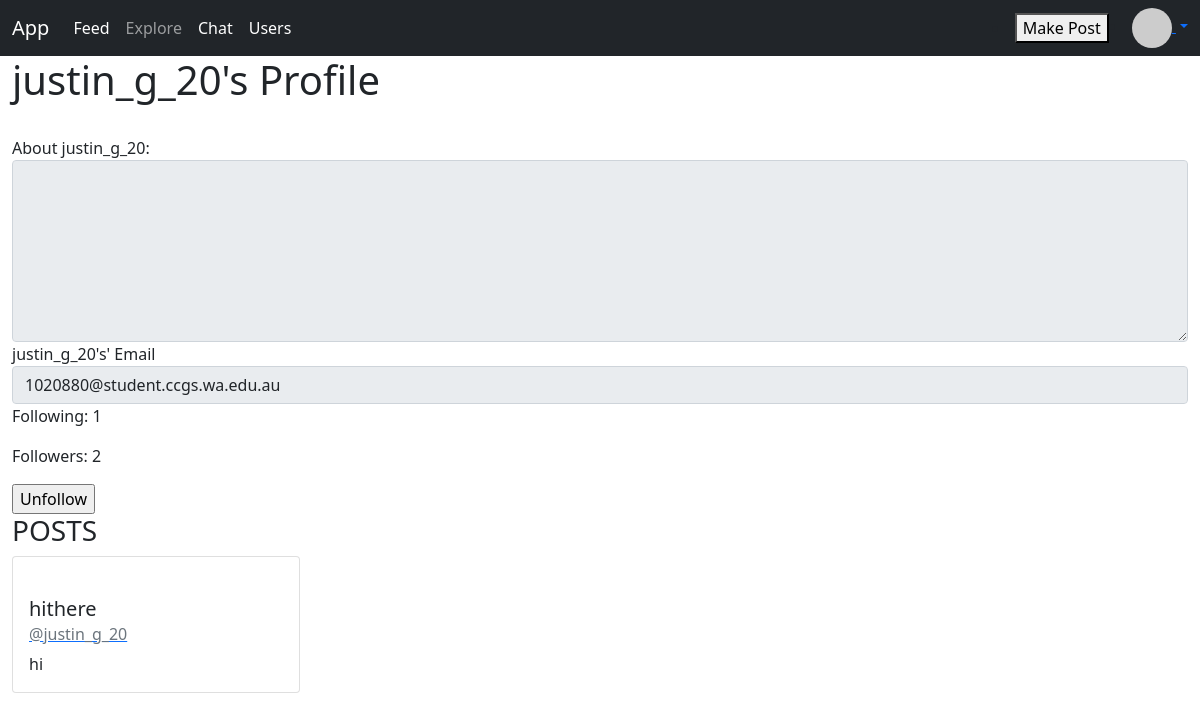
Page /media/profile/justin_g_20 (signed in) on the committed database.
### code.py (models this page shows, shortened)
class users(db.Model):
    id = db.Column("id", db.Integer, primary_key=True)
    name = db.Column(db.String(100))
    email = db.Column(db.String(100))
    about_me = db.Column(db.String(400))
    password = db.Column(db.String(100))
    posts = db.relationship("Post", backref="author", lazy="dynamic")
    followed = db.relationship(
        "users",
        secondary=followers,
        primaryjoin=(followers.c.follower_id == id),
        secondaryjoin=(followers.c.followed_id == id),
        backref=db.backref("followers", lazy="dynamic"),
        lazy="dynamic",
    )
    def avatar(self):
        return (
            "https://www.gravatar.com/avatar/"
            + md5(self.email.encode()).hexdigest()
            + "?d=identicon"
        )
    def is_following(self, user):
        return self.followed.filter(followers.c.followed_id == user.id).count() > 0

class Post(db.Model):
    id = db.Column("id", db.Integer, primary_key=True)
    title = db.Column(db.String(100))
    body = db.Column(db.String(400))
    date = db.Column(db.String(100), index=True, default=datetime.datetime.utcnow)
    user_id = db.Column(db.Integer, db.ForeignKey("users.id"))

### media.py (the view)
@media.route("/profile/<usr>", methods=["GET", "POST"])
def profile(usr):
    if request.method == "POST":
        if request.form["button"] == "Follow":
            usr = users.query.filter_by(name=usr).first()
            us = users.query.filter_by(name=session["user"]).first()
            us.follow(usr)
            flash("Followed " + usr.name)
            db.session.commit()
            return redirect(url_for("media.profile", usr=usr.name))
        else:
            usr = users.query.filter_by(name=usr).first()
            us = users.query.filter_by(name=session["user"]).first()
            us.unfollow(usr)
            flash("Unfollowed " + usr.name)
            db.session.commit()
            return redirect(url_for("media.profile", usr=usr.name))
    else:
        try:
            usr = users.query.filter_by(name=usr).first()
        except:
            flash("No user found")
            return redirect(url_for("media.home"))
        followers = usr.followers.all()
        following = usr.followed.all()
        return render_template(
            "profile.html",
            usr=usr,
            users=users,
            given_posts=Post.query.filter_by(author=usr),
            following=len(following),
            followers=len(followers),
            us=users.query.filter_by(name=session["user"]).first(),
        )

### templates/profile.html (shortened to what this page needs)
{% extends "media.html" %}
{% block content %}
    <h1>{{ usr.name }}'s Profile</h1>
    <form action="#" method="POST">
        <div class="form-group">
            <label for="formControlTextarea1">About {{usr.name}}: </label>
            <textarea class="form-control" id="formControlTextarea1" rows="7" readonly>{{usr.about_me}}</textarea>
        </div>
        <div class="form-group">
            <label for="inputEmail">{{usr.name}}'s' Email</label>
            <input type="email" class="form-control" id = "exampleInputEmail" name="email" placeholder="Enter email" value = "{{usr.email}}" readonly>
        </div>
    </form>
    <p>Following: {{following}}</p>
    <p>Followers: {{followers}}</p>
    <form method="POST">
    {% if us.is_following(usr) %}
    <input type="submit" name="button" value="Unfollow">
    {% endif %}
    </form>
    <h3>POSTS</h3>
    {% for post in given_posts%}
    <div class="card" style="width: 18rem;">
        <div class="card-body">
            <h5 class="card-title">{{post.title}}</h5>
            <a href="/media/profile/{{post.author.name}}">
                <h6 class="card-subtitle mb-2 text-muted">@{{post.author.name}}</h6>
            </a>
            <p class="card-text">{{post.body}}</p>
        </div>
    </div>
    {% endfor %}
{% endblock %}

### templates/media.html (shortened to what this page needs)
<!DOCTYPE html>
<html>
    <head>
        <link href="https://cdn.jsdelivr.net/npm/bootstrap@5.1.3/dist/css/bootstrap.min.css" rel="stylesheet">
    </head>
    <body>
        <nav class="navbar navbar-expand-lg navbar-dark bg-dark">
            <div class="container-fluid">
              <a class="navbar-brand" href="/media">App</a>
              <div class="collapse navbar-collapse" id="navbarNav">
                <ul class="navbar-nav">
                  <li class="nav-item">
                    <a class="nav-link active" aria-current="page" href="/media/feed">Feed</a>
                  </li>
                  <li class="nav-item">
                    <a class="nav-link" href="/media/explore">Explore</a>
                  </li>
                  <li class="nav-item">
                    <a class="nav-link active" href="/media/chat">Chat</a>
                  </li>
                  <li class="nav-item">
                    <a class="nav-link active" href="/media/users">Users</a>
                  </li>
                </ul>
              </div>
              <div class="ms-auto">
                <li class="nav-item">
                  <a href="/media/post">
                    <button href="/media/post">Make Post</button>
                  </a>
                </li>
                </div>
                {% if "user" in session %}
                    <div class="dropdown ms-auto" id="navbar-list-4">
                        <li class="nav-item dropdown">
                            <a class="dropdown-toggle" href="#" id="navbarDropdownMenuLink" role="button" data-bs-toggle="dropdown" aria-haspopup="true" aria-expanded="false">
                                {% if "user" in session %}
                                <img src="{{users.query.filter_by(name=session['user']).first().avatar()}}" width="40" height="40" class="rounded-circle">
                                {% endif %}
                            </a>
                        </li>
                    </div>
                {% endif %}
              </div>
          </nav>
        <div class="container-fluid">
        {% block content %}{% endblock %}
        </div>
    </body>
</html>

### rows in the picture
users: name "justin_g_20", email "1020880@student.ccgs.wa.edu.au"
Post: title "hithere", author.name "justin_g_20", body "hi"

### other values in the picture
{{ following }} "1"
{{ followers }} "2"
